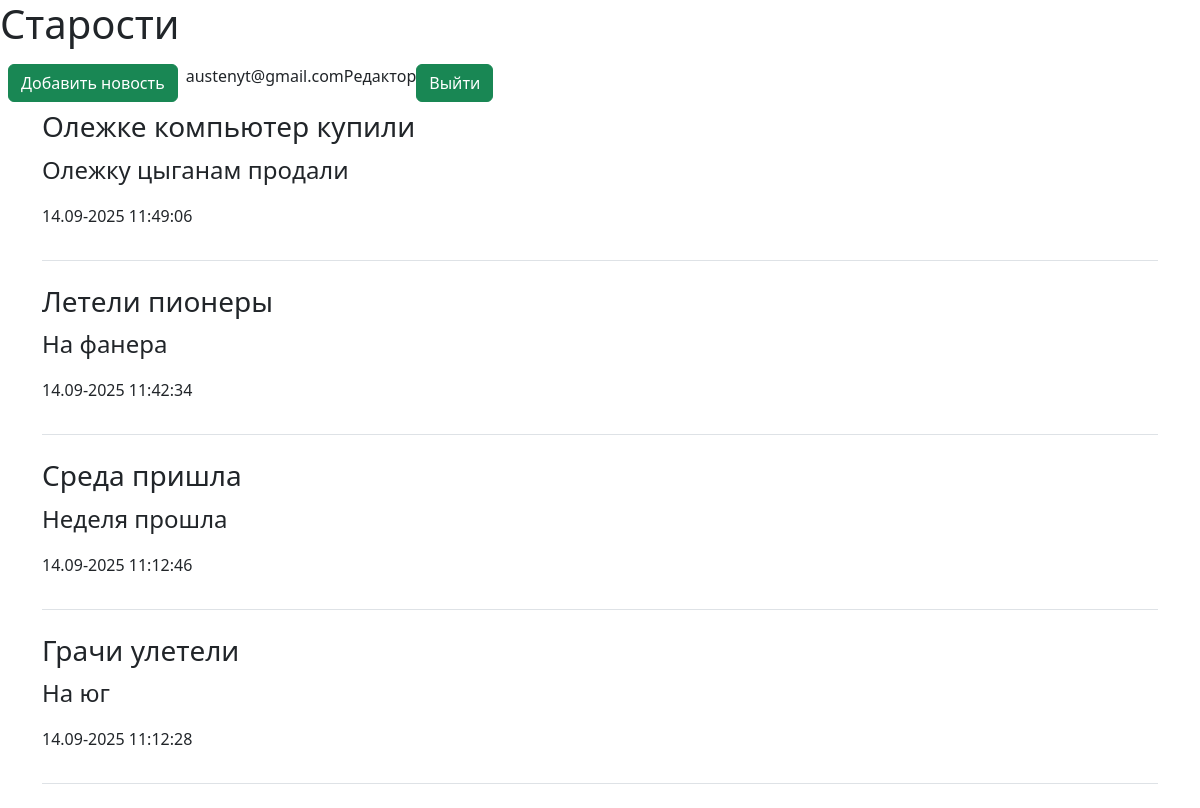
Screenshot of / (signed in) with the database file from the repository.
### models.py (models this page shows)
class Base(Model):
    class Meta:
        database = db

class User(Base):
    email = CharField(unique=True)
    password_hash = CharField()
    is_editor = BooleanField(default=False)

class News(Base):
    topic = CharField()
    text = CharField()
    created_on = DateTimeField(default=datetime.now)

### app.py (the view)
@app.route('/')
def index():
    news = News.select().order_by(News.id.desc())
    return render('index.html', news=news)

### app.py (called while the page is built)
@app.before_request
def get_user():
    user_id = session.get('user_id')
    if user_id:
        user = User.get_or_none(User.id == user_id)
    else:
        user = None
    request.user = user

def render(template, **kwargs):
    return render_template(template, **kwargs, user=request.user)

### templates/index.html
{% extends "base.html" %}
{% block content %}
<div class="container">
    {% for new in news %}
    <div class="post mb-4 pb-3 border-bottom">
        <h3>{{ new.topic }}</h3>
        <p class="fs-4">{{ new.text }}</p>
        <p>{{ new.created_on.strftime('%d.%m-%Y %H:%M:%S') }}</p>
    </div>
    {% else %}
    <p>Постов пока нет.</p>
    {% endfor %}
</div>
{% endblock %}

### templates/base.html (shortened to what this page needs)
<!DOCTYPE html>
<html lang="en">
<head>
    <link href="https://cdn.jsdelivr.net/npm/bootstrap@5.3.0/dist/css/bootstrap.min.css" rel="stylesheet"/>
</head>
<body>
<h1>Старости</h1>
<div class="d-flex p-2">
    {% if user.is_editor %}
    <a href="{{ url_for('add_new') }}" class="btn btn-success me-2">Добавить новость</a>
    {% endif %}
    {% if user %}
    <span>{{ user.email }}</span>
    {% if user.is_editor %}
    <span>Редактор</span>
    {% endif %}
    <a href="{{ url_for('logout') }}" class="btn btn-success me-2">Выйти</a>
    {% else %}
    <a href="{{ url_for('register') }}" class="btn btn-success me-2">Зарегистрироваться</a>
    <a href="{{ url_for('login') }}" class="btn btn-success me-2">Авторизоваться</a>
    {% endif %}
</div>
{% block content %}{% endblock %}
</body>
</html>

### rows the page displays
User: email "austenyt@gmail.com"
News: topic "Олежке компьютер купили", text "Олежку цыганам продали", created_on "14.09-2025 11:49:06"
News: topic "Летели пионеры", text "На фанера", created_on "14.09-2025 11:42:34"
News: topic "Среда пришла", text "Неделя прошла", created_on "14.09-2025 11:12:46"
News: topic "Грачи улетели", text "На юг", created_on "14.09-2025 11:12:28"
